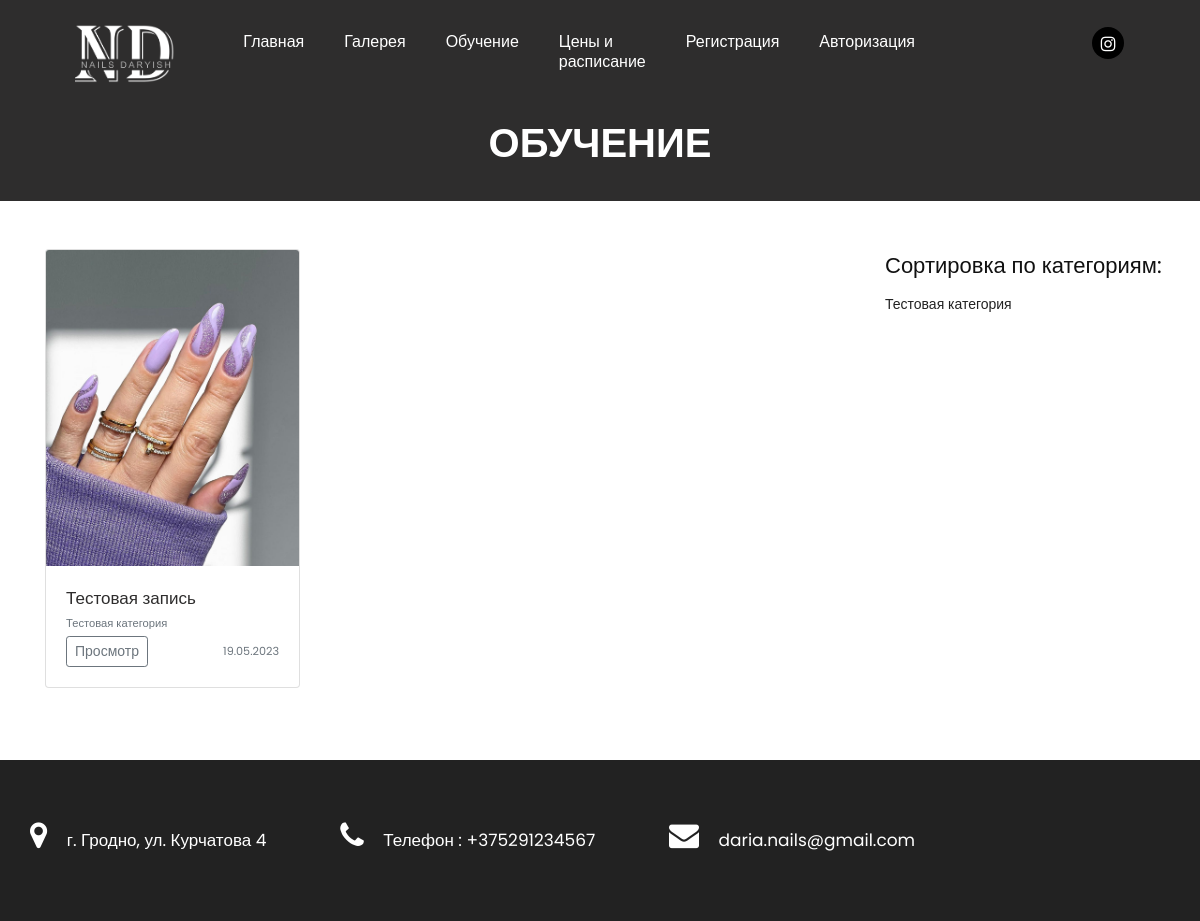
Page /articles (upper part) on the earlier database version.
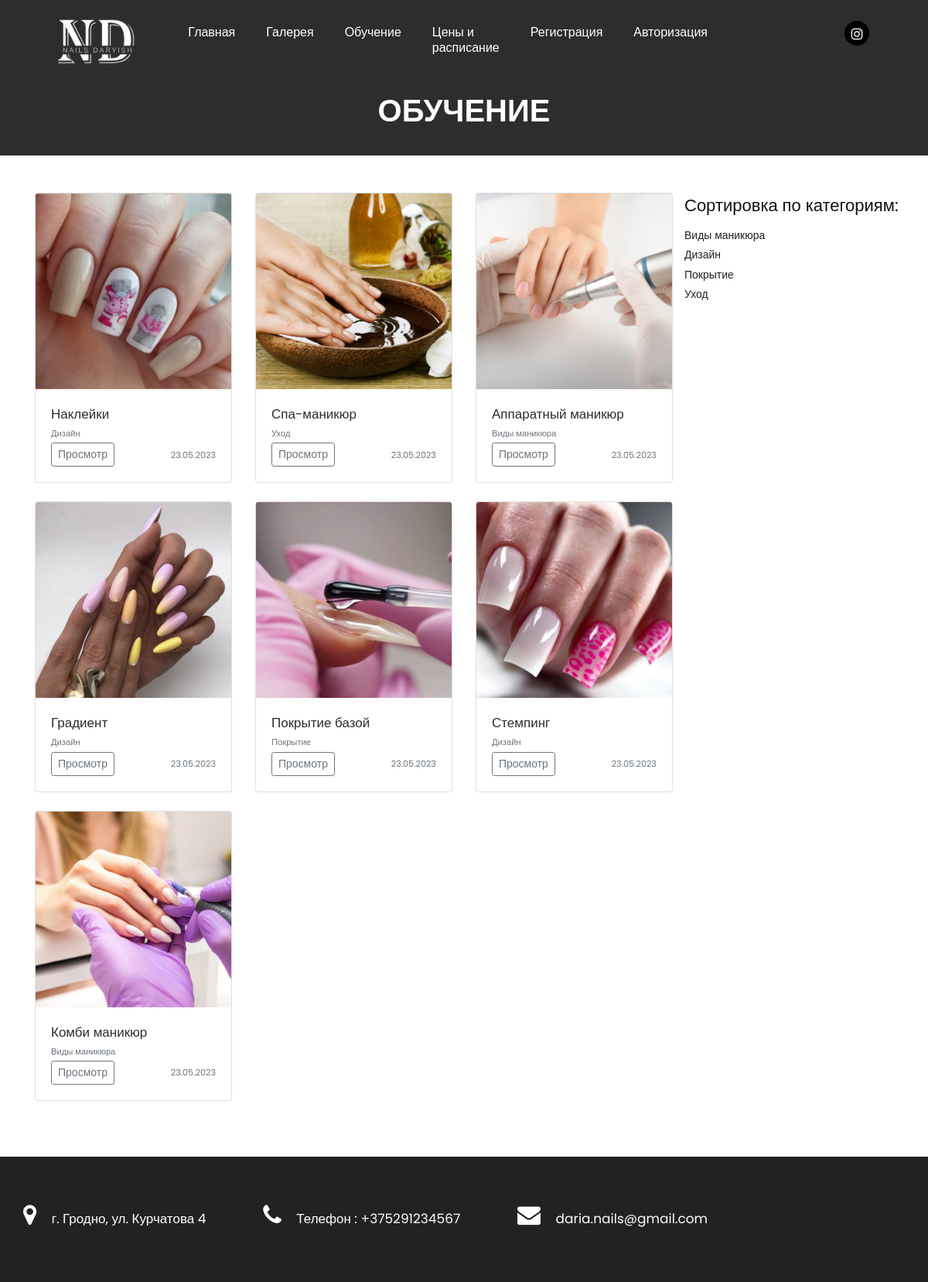
Same page on the later database version.
### app.py (models this page shows, shortened)
class Articles(db.Model):
    id = db.Column(db.Integer,primary_key=True)
    title = db.Column(db.String(100))
    date = db.Column(db.DateTime, default=datetime.now)
    category = db.Column(db.String(100))
    text = db.Column(db.Text)
    image_name = db.Column(db.String(100))

### app.py (the view, shortened to what this page needs)
@app.route('/articles', methods=['GET', 'POST'])
def articles():
    articles = Articles.query.order_by(Articles.date.desc()).all()
    if request.method == 'GET':
        seach = request.args.get('seach')
        if seach:
            seach= seach.capitalize()
            seach = "%{}%".format(seach)
            articles = Articles.query.filter(Articles.category.like(seach)).all()
    return render_template("articles.html",articles=articles)

### app.py (called while the page is built)
@app.context_processor
def inject_user():
    def get_user_name():
        if 'name' in session:
            return User.query.filter_by(email=session['name']).first()
    return dict(active_user=get_user_name())

@app.context_processor
def inject_user():
    return dict(
    category=db.session.query(Articles.category).distinct().all(),
    )

### templates/articles.html (shortened to what this page needs)
{% extends 'base.html' %}
{% block main %}
<div class="back_re">
    <div class="container">
       <div class="row">
          <div class="col-md-12">
             <div class="title">
                 <h2>Обучение</h2>
             </div>
          </div>
       </div>
    </div>
 </div>
<div class="container">
     <div class="d-flex">
     <div class="album py-5 w-75">
        <div class="container">
          <div class="row ">
            {%if articles%}
            {%for el in articles%}
            <div class="col-md-4">
              <div class="card mb-4 box-shadow">
                <img class="card-img-top"  src="../static/images/upload/{{el.image_name}}" data-holder-rendered="true">
                <div class="card-body">
                  <p class="card-text">{{el.title}}</p>
                  <small class="text-muted">{{el.category}} </small>
                  <div class="d-flex justify-content-between align-items-center">
                    <div class="btn-group">
                      <a href="/article/{{el.id}}" class="btn btn-sm btn-outline-secondary">Просмотр</a>
                    </div>
                    <small class="text-muted">{{el.date.strftime('%d.%m.%Y')}} </small>
                  </div>
                </div>
              </div>
            </div>
            {%endfor%}
            {%else%}
                <h1>Записей нет!</h1>
            {%endif%}
          </div>
        </div>
      </div>
      <div class="sidebar py-5">
        <h2>Сортировка по категориям:</h2>
        {% for el in category %}
        <li><a href="/articles?seach={{el.category}}">{{el.category}}</a></li>
           {%endfor%}
      </div>
      </div>
</div>
{% endblock %}

### templates/base.html (shortened to what this page needs)
<!DOCTYPE html>
<html lang="en">
   <head>
      <link rel="stylesheet" href="../static/css/bootstrap.min.css">
      <link rel="stylesheet" href="../static/css/style.css">
      <link rel="stylesheet" href="../static/css/responsive.css">
      <link rel="stylesheet" href="../static/css/jquery.mCustomScrollbar.min.css">
      <link rel="stylesheet" href="https://netdna.bootstrapcdn.com/font-awesome/4.0.3/css/font-awesome.css">
      <link rel="stylesheet" href="https://cdnjs.cloudflare.com/ajax/libs/fancybox/2.1.5/jquery.fancybox.min.css" media="screen">
   </head>
   <body class="main-layout">
      <header>
         <div class="header" style="background-color: #2e2d2d;">
            <div class="container-fluid ">
               <div class="row ">
                  <div class="col-xl-3 col-lg-3 col-md-3 col-sm-3 col logo_section">
                     <div class="full">
                        <div class="center-desk">
                           <div class="logo">
                              <a href="/"><img src="../static/images/logo.png" width="100" alt="#" /></a>
                           </div>
                        </div>
                     </div>
                  </div>
                  <div class="col-xl-7 col-lg-7 col-md-9 col-sm-9 ">
                     <nav class="navigation navbar navbar-expand-md navbar-dark ">
                        <div class="collapse navbar-collapse " id="navbarsExample04">
                           <ul class="navbar-nav mr-auto">
                              <li class="nav-item">
                                 <a class="nav-link link-wrap" href="/">Главная</a>
                              </li>
                              <li class="nav-item">
                                <a class="nav-link link-wrap" href="/gallery">Галерея</a>
                             </li>
                             <li class="nav-item">
                                <a class="nav-link link-wrap" href="/articles">Обучение</a>
                             </li>
                             <li class="nav-item">
                              <a class="nav-link link-wrap" href="/pricing">Цены и расписание</a>
                           </li>
                             {%if 'name' in session and active_user %}
                             {% if active_user.root==1 %}
                             <li class="nav-item">
                              <a class="nav-link link-wrap" href="/admin">Список заказов</a>
                           </li>
                           {%else%}
                           <li class="nav-item">
                              <a class="nav-link link-wrap" href="/servises-list">Мои заказы</a>
                           </li>
                           {% endif %}
                             <li class="nav-item">
                                <a class="nav-link link-wrap" href="/profile/{{active_user.id}}">Профиль</a>
                             </li>
                             <li class="nav-item">
                                <a class="nav-link link-wrap" href="/logout">Выйти</a>
                             </li>
                             {% else %}
                             <li class="nav-item">
                                <a class="nav-link link-wrap" href="/reg">Регистрация</a>
                             </li>
                             <li class="nav-item link-wrap">
                                <a class="nav-link " href="/auth">Авторизация</a>
                             </li>
                             {% endif %}
                           </ul>
                        </div>
                     </nav>
                  </div>
                  <div class="col-md-2">
                     <ul class="social_icon">
                        <li><a href="https://www.instagram.com/__nails_daryish__/?igshid=YmMyMTA2M2Y%3D" target="_blank"><i class="fa fa-instagram" aria-hidden="true"></i></a></li>
                     </ul>
                  </div>
               </div>
            </div>
         </div>
      </header>
      {% block main %} {% endblock %}
  <footer>
    <div class="footer">
       <div class="container">
          <div class="row">
             <div class="col-md-12">
                <ul class="conta">
                   <li><i class="fa fa-map-marker" aria-hidden="true"></i> г. Гродно, ул. Курчатова 4</li>
                   <li><i class="fa fa-phone" aria-hidden="true"></i> Телефон : +375291234567</li>
                   <li> <i class="fa fa-envelope" aria-hidden="true"></i><a href="#"> daria.nails@gmail.com</a></li>
                </ul>
             </div>
          </div>
       </div>
    </div>
 </footer>
</body>
</html>

### static/css/style.css (style rules this page uses)
* { box-sizing: border-box !important; }
.container { max-width: 1170px; }
html { scroll-behavior: smooth; }
body { color: #666666; font-size: 14px; font-family: 'Poppins', sans-serif; line-height: 1.80857; font-weight: normal; }
a { color: #1f1f1f; text-decoration: none !important; outline: none !important; -webkit-transition: all .3s ease-in-out; -moz-transition: all .3s ease-in-out; -ms-transition: all .3s ease-in-out; -o-transition: all .3s ease-in-out; transition: all .3s ease-in-out; }
h1, h2, h3, h4, h5, h6 { letter-spacing: 0; font-weight: normal; position: relative; padding: 0 0 10px 0; font-weight: normal; line-height: normal; color: #111111; margin: 0 }
h2 { font-size: 22px; }
*, *::after, *::before { -webkit-box-sizing: border-box; -moz-box-sizing: border-box; box-sizing: border-box; }
ul, li, ol { margin: 0px; padding: 0px; list-style: none; }
p { margin: 0px; font-weight: 400; color: #2e2d2d; font-size: 17px; line-height: 24px; }
a { color: #222222; text-decoration: none; outline: none !important; }
a, .btn { text-decoration: none !important; outline: none !important; -webkit-transition: all .3s ease-in-out; -moz-transition: all .3s ease-in-out; -ms-transition: all .3s ease-in-out; -o-transition: all .3s ease-in-out; transition: all .3s ease-in-out; }
img { max-width: 100%; height: auto; }
.full { float: left; width: 100%; }
.full { width: 100%; float: left; margin: 0; padding: 0; }
.header { width: 100%; height: 86px; padding: 24px 60px; background: #fff; }
.logo a img { z-index: 9999; position: relative; }
.logo::before { position: absolute; content: ""; background-color: #2e2d2d; width: 385px; height: 86px; left: -75px; top: -24px; }
.navigation.navbar { float: right; padding: 0; }
.navigation.navbar-dark .navbar-nav .nav-link { padding: 8px 20px; color: #fff; font-size: 16px; line-height: 20px; font-weight: 500; }
.navbar-expand-md .navbar-nav { padding-right: 10px; }
ul.social_icon { padding-top: 3px; float: right; }
ul.social_icon li { display: inline-block; }
ul.social_icon li a { display: flex; align-items: center; justify-content: center; font-size: 17px; border-radius: 30px; margin: 0 3px; color: #fff; background-color: #000000; width: 32px; height: 32px; }
.footer { background: #222222; padding-top: 60px; text-align: center; }
ul.conta { text-align: left; margin-bottom: 55px; }
ul.conta li { color: #fff; text-align: left; padding-bottom: 20px; font-size: 17px; display: inline-block; padding-right: 70px; }
ul.conta li:last-child { padding-right: 0; }
ul.conta li i { padding-right: 15px; text-align: center; font-size: 30px; }
ul.conta li a { color: #fff; }
.back_re { background-color: #2e2d2d; }
.back_re .title { text-align: center; }
.back_re .title h2 { color: #fff; font-size: 40px; padding: 40px 0; font-weight: 600; text-transform: uppercase; line-height: 35px; }

### static/css/responsive.css (style rules this page uses)
@media (min-width: 1200px) and (max-width: 1342px) { ul.social_icon li a { margin: 0 1px; } }

### static/css/icomoon.css (style rules this page uses)
body { background: #fff; }

Differences in the rows shown:
removed Articles: image_name (picture), title "Тестовая запись", category "Тестовая категория", date "19.05.2023"
added Articles: image_name (picture), title "Наклейки", category "Дизайн", date "23.05.2023"
added Articles: image_name (picture), title "Спа-маникюр", category "Уход", date "23.05.2023"
added Articles: image_name (picture), title "Аппаратный маникюр", category "Виды маникюра", date "23.05.2023"
added Articles: image_name (picture), title "Градиент", category "Дизайн", date "23.05.2023"
added Articles: image_name (picture), title "Покрытие базой", category "Покрытие", date "23.05.2023"
added Articles: image_name (picture), title "Стемпинг", category "Дизайн", date "23.05.2023"
added Articles: image_name (picture), title "Комби маникюр", category "Виды маникюра", date "23.05.2023"
Other differences:
new list line: "Виды маникюра"
new list line: "Дизайн"
new list line: "Покрытие"
new list line: "Уход"
list line gone: "Тестовая категория"
